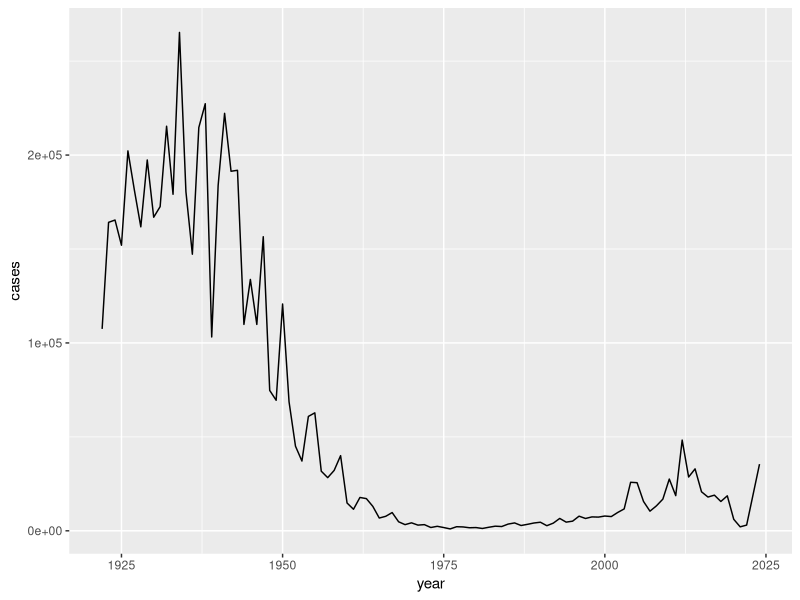
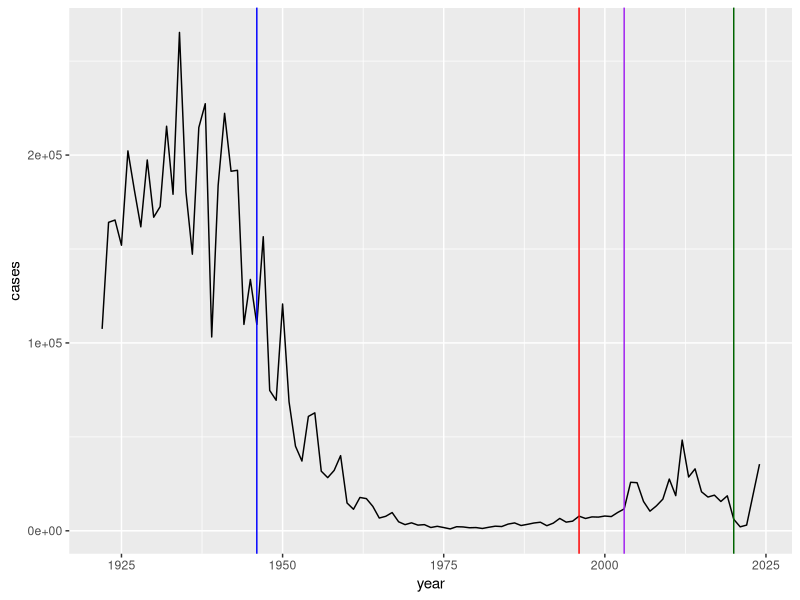

Source code (R) for these figures, in order: (Note: this script raises an error after producing the figures.)
## ---- chunk 1
cdc <- data.frame(
  year = c(
    1922L,
    1923L,
    1924L,
    1925L,
    1926L,
    1927L,
    1928L,
    1929L,
    1930L,
    1931L,
    1932L,
    1933L,
    1934L,
    1935L,
    1936L,
    1937L,
    1938L,
    1939L,
    1940L,
    1941L,
    1942L,
    1943L,
    1944L,
    1945L,
    1946L,
    1947L,
    1948L,
    1949L,
    1950L,
    1951L,
    1952L,
    1953L,
    1954L,
    1955L,
    1956L,
    1957L,
    1958L,
    1959L,
    1960L,
    1961L,
    1962L,
    1963L,
    1964L,
    1965L,
    1966L,
    1967L,
    1968L,
    1969L,
    1970L,
    1971L,
    1972L,
    1973L,
    1974L,
    1975L,
    1976L,
    1977L,
    1978L,
    1979L,
    1980L,
    1981L,
    1982L,
    1983L,
    1984L,
    1985L,
    1986L,
    1987L,
    1988L,
    1989L,
    1990L,
    1991L,
    1992L,
    1993L,
    1994L,
    1995L,
    1996L,
    1997L,
    1998L,
    1999L,
    2000L,
    2001L,
    2002L,
    2003L,
    2004L,
    2005L,
    2006L,
    2007L,
    2008L,
    2009L,
    2010L,
    2011L,
    2012L,
    2013L,
    2014L,
    2015L,
    2016L,
    2017L,
    2018L,
    2019L,
    2020L,
    2021L,
    2022L,
    2024L
  ),
  cases = c(
    107473,
    164191,
    165418,
    152003,
    202210,
    181411,
    161799,
    197371,
    166914,
    172559,
    215343,
    179135,
    265269,
    180518,
    147237,
    214652,
    227319,
    103188,
    183866,
    222202,
    191383,
    191890,
    109873,
    133792,
    109860,
    156517,
    74715,
    69479,
    120718,
    68687,
    45030,
    37129,
    60886,
    62786,
    31732,
    28295,
    32148,
    40005,
    14809,
    11468,
    17749,
    17135,
    13005,
    6799,
    7717,
    9718,
    4810,
    3285,
    4249,
    3036,
    3287,
    1759,
    2402,
    1738,
    1010,
    2177,
    2063,
    1623,
    1730,
    1248,
    1895,
    2463,
    2276,
    3589,
    4195,
    2823,
    3450,
    4157,
    4570,
    2719,
    4083,
    6586,
    4617,
    5137,
    7796,
    6564,
    7405,
    7298,
    7867,
    7580,
    9771,
    11647,
    25827,
    25616,
    15632,
    10454,
    13278,
    16858,
    27550,
    18719,
    48277,
    28639,
    32971,
    20762,
    17972,
    18975,
    15609,
    18617,
    6124,
    2116,
    3044,
    35493
  )
)
## ---- chunk 2
head(cdc)
## ---- chunk 3
library(ggplot2)
## ---- chunk 4
ggplot(cdc) + 
  aes(year, cases) + 
  geom_line()
## ---- chunk 5
ggplot(cdc) + 
  aes(year, cases) + 
  geom_line() + 
  geom_vline(xintercept = 1946, col="blue") + 
  geom_vline(xintercept = 1996, col="red") + 
  geom_vline(xintercept = 2020, col="darkgreen") + 
  geom_vline(xintercept = 2003, col="purple")
## ---- chunk 6
library(jsonlite)
subject <- read_json("https://www.cmi-pb.org/api/v5_1/subject", simplifyVector = TRUE)
## ---- chunk 7
head(subject)
## ---- chunk 8
nrow(subject)
## ---- chunk 9
table(subject$infancy_vac)
## ---- chunk 10
table(subject$biological_sex)
## ---- chunk 11
table(subject$race, subject$biological_sex)
## ---- chunk 12
library(lubridate)
## ---- chunk 13
today()
## ---- chunk 14
today() - ymd("2000-01-01")
## ---- chunk 15
time_length( today() - ymd("2000-01-01"),  "years")
## ---- chunk 16
subject$age <- today() - ymd(subject$year_of_birth)
## ---- chunk 17
library(dplyr)

ap <- subject %>% filter(infancy_vac == "aP")

round( summary( time_length( ap$age, "years" ) ) )
## ---- chunk 18
wp <- subject %>% filter(infancy_vac == "wP")
round( summary( time_length( wp$age, "years" ) ) )
## ---- chunk 19
int <- ymd(subject$date_of_boost) - ymd(subject$year_of_birth)
age_at_boost <- time_length(int, "year")
head(age_at_boost)
## ---- chunk 20
ggplot(subject) +
  aes(time_length(age, "year"),
      fill=as.factor(infancy_vac)) +
  geom_histogram(show.legend=FALSE) +
  facet_wrap(vars(infancy_vac), nrow=2) +
  xlab("Age in years")
## ---- chunk 21
specimen <- read_json("https://www.cmi-pb.org/api/v5_1/specimen", simplifyVector = T)
head(specimen)
## ---- chunk 22
ab_data <- read_json("https://www.cmi-pb.org/api/v5_1/plasma_ab_titer", simplifyVector = T)
head(ab_data)
## ---- chunk 23
library(dplyr)

meta <- inner_join(subject, specimen)
head(meta)
## ---- chunk 24
dim(subject)
dim(specimen)
## ---- chunk 25
dim(meta)
## ---- chunk 26
abdata <- inner_join(meta, ab_data)
head(abdata)
## ---- chunk 27
table(abdata$isotype)
## ---- chunk 28
table(abdata$antigen)
## ---- chunk 29
table(abdata$dataset)
## ---- chunk 30
ggplot(abdata) + 
  aes(MFI, antigen) + 
  geom_boxplot()
## ---- chunk 31
ggplot(abdata) + 
  aes(MFI_normalised, antigen) + 
  geom_boxplot()
## ---- chunk 32
ggplot(abdata) + 
  aes(MFI_normalised, antigen, col=abdata$infancy_vac) + 
  geom_boxplot()
## ---- chunk 33
ggplot(abdata) + 
  aes(MFI_normalised, antigen, col=abdata$infancy_vac) + 
  geom_boxplot() + 
  facet_wrap(~infancy_vac)
## ---- chunk 34
igg <- abdata |>
  filter(isotype == "IgG")
head(igg)
## ---- chunk 35
ggplot(igg) + 
  aes(MFI_normalised, antigen) + 
  geom_boxplot() + 
  facet_wrap(~infancy_vac)
## ---- chunk 36
ggplot(igg) +
  aes(MFI_normalised, antigen) +
  geom_boxplot() + 
    xlim(0,75) +
  facet_wrap(vars(visit), nrow=2)
## ---- chunk 37
ggplot(igg) +
  aes(MFI_normalised, antigen, col=infancy_vac ) +
  geom_boxplot(show.legend = FALSE) + 
  facet_wrap(vars(visit), nrow=2) +
  xlim(0,75) +
  theme_bw()
## ---- chunk 38
igg %>% filter(visit != 8) %>%
ggplot() +
  aes(MFI_normalised, antigen, col=infancy_vac ) +
  geom_boxplot(show.legend = FALSE) + 
  xlim(0,75) +
  facet_wrap(vars(infancy_vac, visit), nrow=2) + 
  theme(axis.text.x = element_text(angle = 45, hjust=1))
## ---- chunk 39
filter(igg, antigen=="OVA") %>%
  ggplot() +
  aes(MFI_normalised, col=infancy_vac) +
  geom_boxplot(show.legend = T) +
  facet_wrap(vars(visit)) +
  theme_bw() + 
  labs(title = "OVA Antigen Levels Per Visit")
## ---- chunk 40
filter(igg, antigen=="PT") %>%
  ggplot() +
  aes(MFI_normalised, col=infancy_vac) +
  geom_boxplot(show.legend = T) +
  facet_wrap(vars(visit)) +
  theme_bw() + 
  labs(title = "PT Antigen Levels Per Visit")
## ---- chunk 41
## Filter to include 2021 data only
abdata.21 <- abdata |> 
  filter(dataset == "2021_dataset")

##Filter to look at IgG PT data only
pt.igg <- abdata.21 |> 
  filter(isotype == "IgG",  antigen == "PT")

ggplot(pt.igg) +
    aes(x=planned_day_relative_to_boost,
        y=MFI_normalised,
        col=infancy_vac,
        group=subject_id) +
    geom_point() +
    geom_line() +
    geom_vline(xintercept=0, linetype="dashed") +
    geom_vline(xintercept=14, linetype="dashed") +
  labs(title="2021 dataset IgG PT",
       subtitle = "Dashed lines indicate day 0 (pre-boost) and 14 (apparent peak levels)")
## ---- chunk 42
abdata.20 <- abdata %>% filter(dataset == "2020_dataset")

abdata.20 %>% 
  filter(isotype == "IgG",  antigen == "PT") %>%
  ggplot() +
    aes(x=planned_day_relative_to_boost,
        y=MFI_normalised,
        col=infancy_vac,
        group=subject_id) +
    geom_point() +
    geom_line() +
    geom_vline(xintercept=0, linetype="dashed") +
    geom_vline(xintercept=14, linetype="dashed") +
  labs(title="2020 dataset IgG PT",
       subtitle = "Dashed lines indicate day 0 (pre-boost) and 14 (apparent peak levels)")
## ---- chunk 43
url <- "https://www.cmi-pb.org/api/v2/rnaseq?versioned_ensembl_gene_id=eq.ENSG00000211896.7"

rna <- read_json(url, simplifyVector = TRUE) 
## ---- chunk 44
ssrna <- inner_join(rna, meta)
## ---- chunk 45
ggplot(ssrna) +
  aes(visit, tpm, group=subject_id) +
  geom_point() +
  geom_line(alpha=0.2)
## ---- chunk 46
ggplot(ssrna) +
  aes(tpm, col=infancy_vac) +
  geom_boxplot() +
  facet_wrap(vars(visit))
## ---- chunk 47
ssrna %>%  
  filter(visit==4) %>% 
  ggplot() +
    aes(tpm, col=infancy_vac) + geom_density() + 
    geom_rug() 
